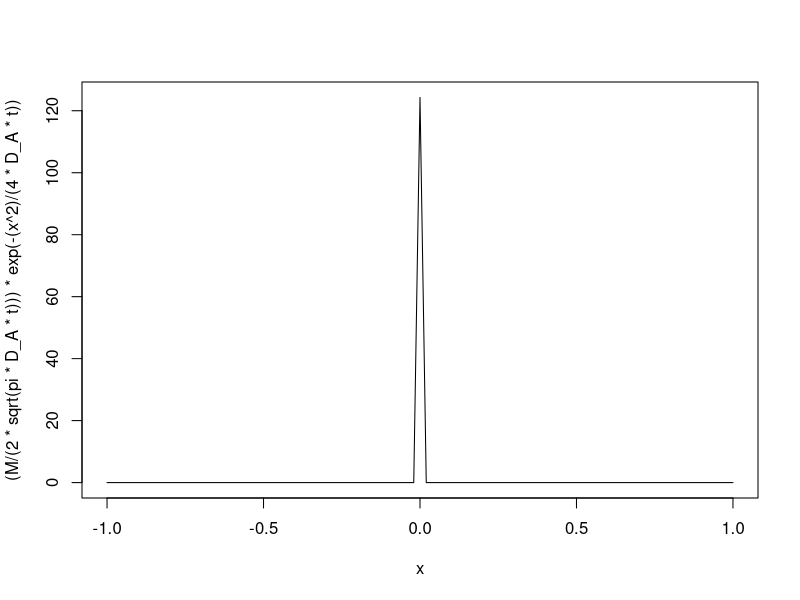

Write R code to recreate this figure.
D_A = 2.06*10^-5  #diffusion coefficient of air into itself in m^2/s
a = 4
M = 1
x = 1
t = 1/a

curve( ( M/(2*sqrt(pi*D_A*t)) )*exp( -(x^2)/(4*D_A*t) ),from=-1,to=1)


P = ( M/(2*sqrt(pi*D_A*t)) )*exp( -(x^2)/(4*D_A*t) )

#standard normal distribution
#curve( (1/sqrt(2*pi))*exp(-x^2/2), from = -10, to = 10 )
